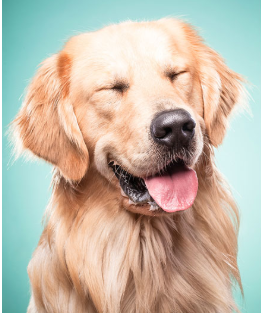
#> input picture Dog.png, 261 x 313 px, found by its file name
$ jupyter execute --allow-errors main.ipynb
#> lines starting #> are read from the running program, lines starting #| are printed output that depends on the picture
### hybrid.py
import numpy as np
from filters import low_pass,high_pass

# [14 lines left out: function create_hybrid, not called in this run]

### utils.py
import numpy as np
import matplotlib.pyplot as plt

# [41 lines left out: functions compute_fft, frequency_filter, not called in this run]

### main.ipynb
[cell 1]
import cv2
import numpy as np
import matplotlib.pyplot as plt

[cell 2]
img1=cv2.imread(r"C:\Users\KRISHNA AGARWAL\OneDrive\Pictures\Screenshots\Dog.png")
#> img1 is the input picture: shape (313, 261, 3); mean B, G, R 168.6, 184.6, 194.3
img2=cv2.imread(r"C:\Users\KRISHNA AGARWAL\OneDrive\Pictures\Screenshots\human.png")
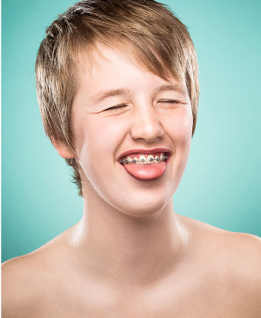
#> input picture human.png, 261 x 318 px, found by its file name
#> img2 is the input picture: shape (318, 261, 3); mean B, G, R 169.3, 182.3, 184.1

#resize to make both of same size
img1=cv2.resize(img1,(500,500))
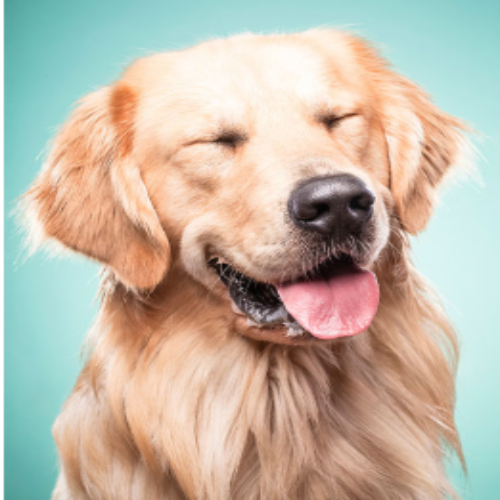
#> img1: shape (500, 500, 3); mean B, G, R 168.5, 184.5, 194.2
img2=cv2.resize(img2,(500,500))
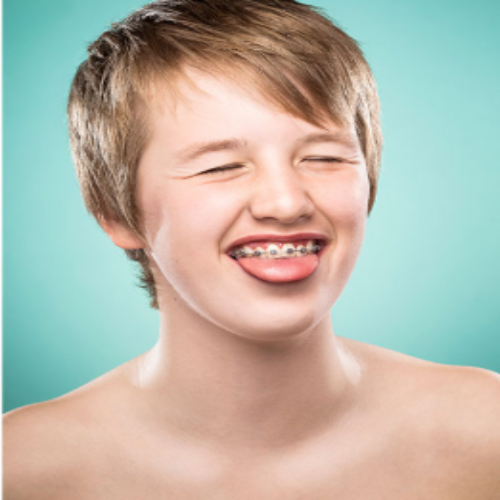
#> img2: shape (500, 500, 3); mean B, G, R 169.1, 182.2, 184

#convert to grayscalr for  simplicity of pixels

gray1 = cv2.cvtColor(img1,cv2.COLOR_BGR2GRAY)
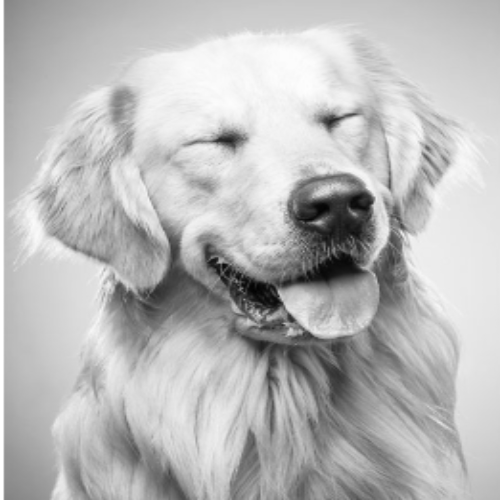
#> gray1: shape (500, 500); min 2, max 255, mean 185.6
gray2 = cv2.cvtColor(img2,cv2.COLOR_BGR2GRAY)
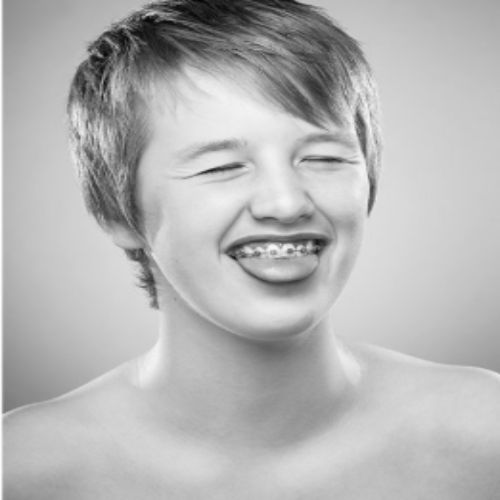
#> gray2: shape (500, 500); min 3, max 251, mean 181.3

# Display
plt.figure(figsize=(10,5))

plt.subplot(1,2,1)
plt.title("Image 1")
plt.imshow(gray1,cmap='gray')

plt.subplot(1,2,2)
plt.title("Image 2")
plt.imshow(gray2,cmap='gray')

plt.show()

[cell 3]
import importlib
import hybrid

importlib.reload(hybrid)
from hybrid import create_hybrid

#> (a cell that did not finish here is left out)


# Display
plt.figure(figsize=(12,4))

plt.subplot(1,3,1)
plt.title("Low Frequency Image")
plt.imshow(gray1, cmap='gray')

plt.subplot(1,3,2)
plt.title("High Frequency Image")
plt.imshow(gray2, cmap='gray')

plt.subplot(1,3,3)
plt.title("Hybrid Image")
plt.imshow(hybrid, cmap='gray')

plt.show()

[cell 5]
import importlib
import utils

importlib.reload(utils)
from utils import compute_fft
from utils import frequency_filter

[cell 6]
fft1 = compute_fft(gray1)
#> in compute_fft, `magnitude=20*np.log(np.abs(fshift)+1)`:
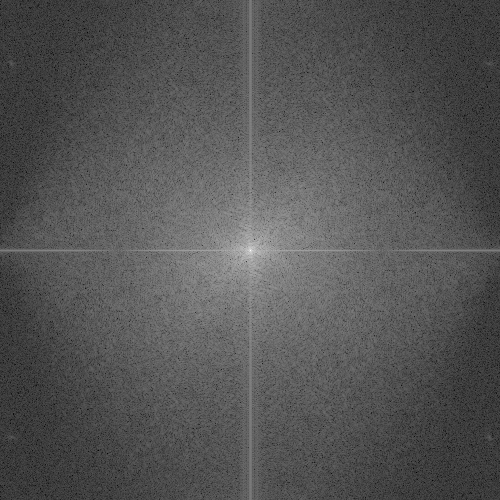
#> magnitude: shape (500, 500) float64; min 19.66, max 353.1, mean 130.7; drawn with min black and max white
fft2 = compute_fft(gray2)
#> in compute_fft (call 2), `magnitude=20*np.log(np.abs(fshift)+1)`:
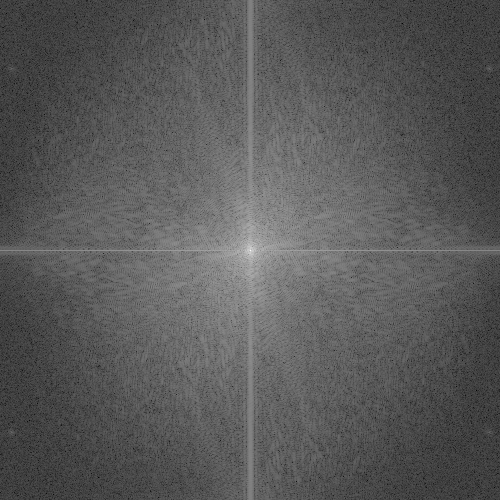
#> magnitude: shape (500, 500) float64; min 10.62, max 352.6, mean 130.6; drawn with min black and max white
#> (the rest of this cell did not finish here and is left out)

[cell 7]
low_freq = frequency_filter(gray1, radius=50, high_pass=False)
high_freq = frequency_filter(gray2, radius=10, high_pass=True)
#> call 2 of frequency_filter, with radius = 10, high_pass = True
#> in frequency_filter (call 2), `img_back = np.abs(img_back)`:
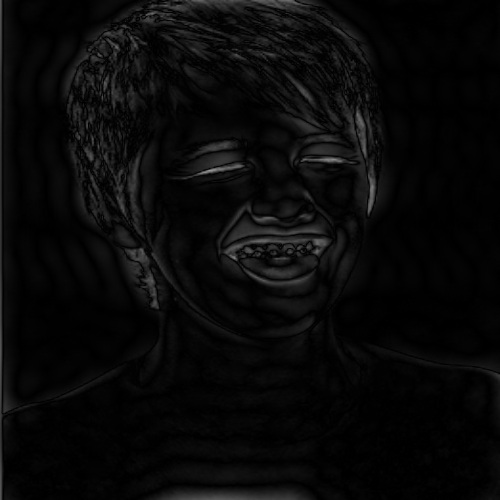
#> img_back: shape (500, 500) float64; min 0.00402, max 152.5, mean 9.5

hybrid_fft = low_freq +1.5* high_freq
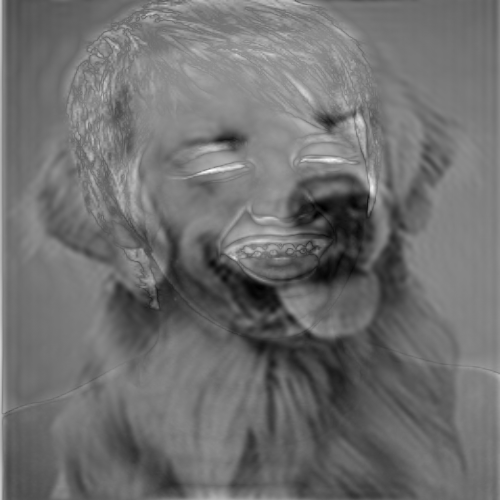
#> hybrid_fft: shape (500, 500) float64; min 1.56, max 453.9, mean 199.7; drawn with min black and max white
hybrid_fft = cv2.normalize(hybrid_fft, None, 0, 255, cv2.NORM_MINMAX)
hybrid_fft = hybrid_fft.astype(np.uint8)

[cell 8]
plt.figure(figsize=(12,4))

plt.subplot(1,3,1)
plt.title("Low (FFT)")
plt.imshow(low_freq, cmap='gray')

plt.subplot(1,3,2)
plt.title("High (FFT)")
plt.imshow(high_freq, cmap='gray')

plt.subplot(1,3,3)
plt.title("Hybrid FFT")
plt.imshow(hybrid_fft, cmap='gray')

plt.show()
